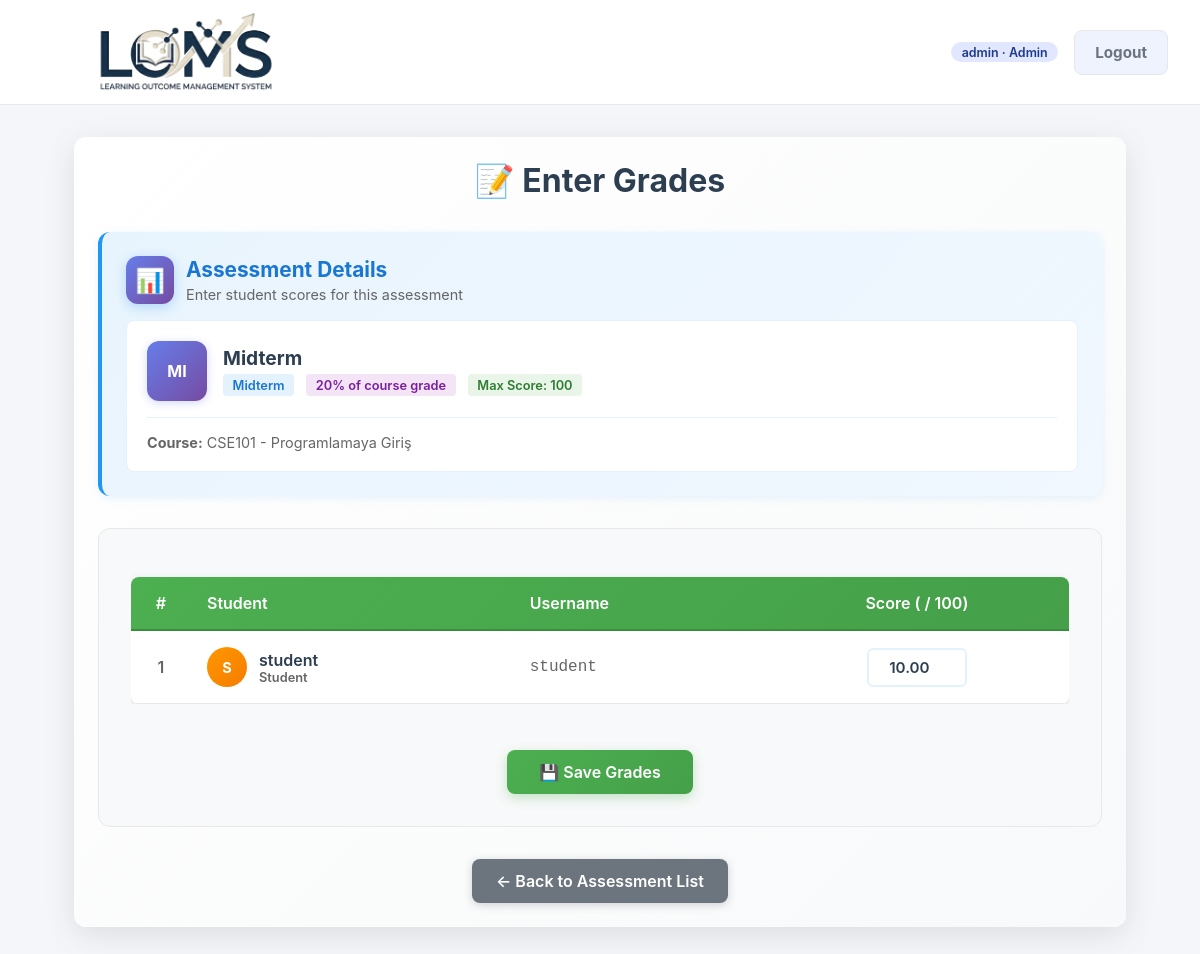
The page /assessments/4/grades/ (signed in) on the database as committed earlier.
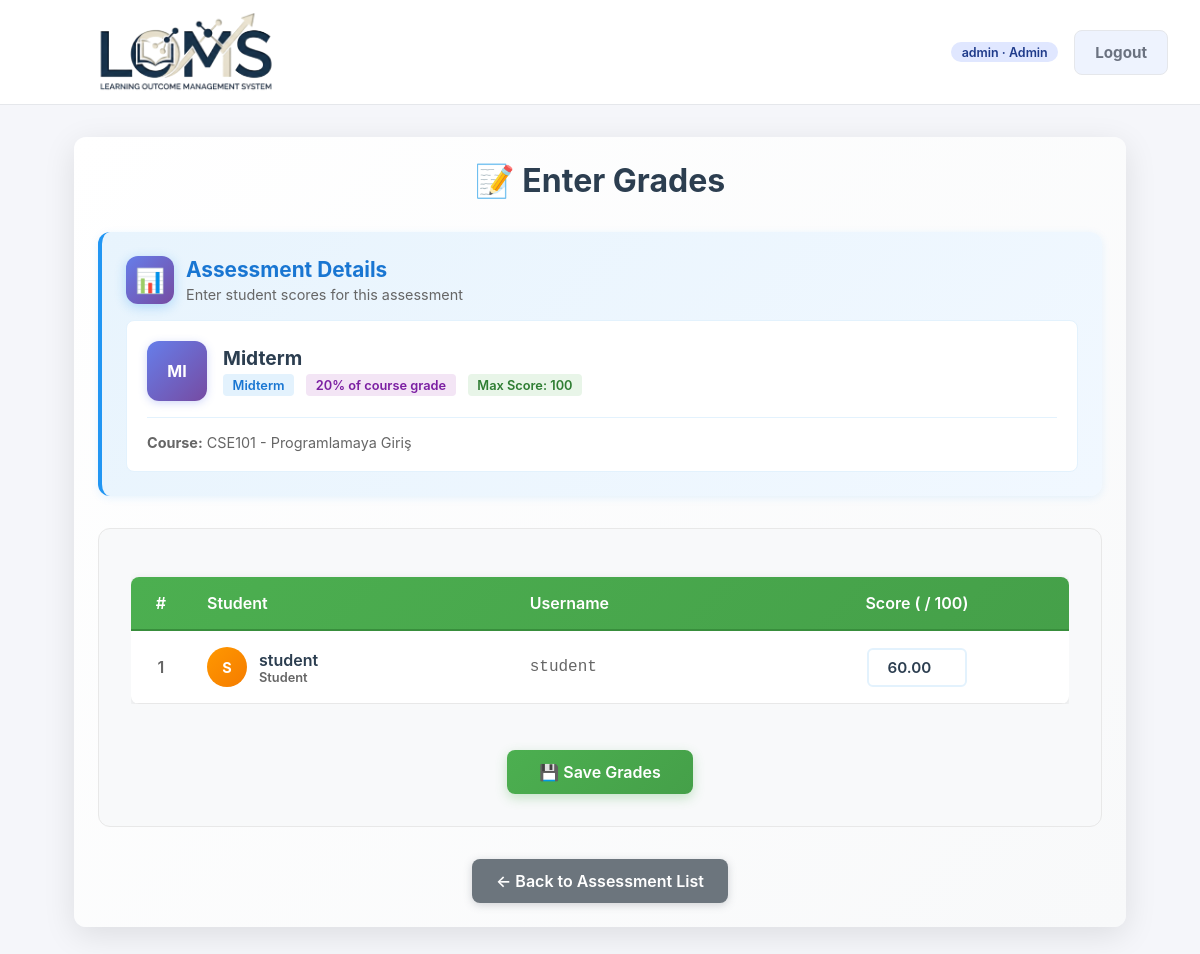
The same page on the database as committed later.
### assessments/models.py (models this page shows, shortened)
class Assessment(models.Model):
    class AssessmentType(models.TextChoices):
        QUIZ = "QUIZ", "Quiz"
        MIDTERM = "MIDTERM", "Midterm"
        FINAL = "FINAL", "Final"
        PROJECT = "PROJECT", "Project"
        ATTENDANCE = "ATTENDANCE", "Attendance"
    course = models.ForeignKey(
        Course,
        on_delete=models.CASCADE,
        related_name="assessments",
    )
    name = models.CharField(max_length=100)
    type = models.CharField(
        max_length=20,
        choices=AssessmentType.choices,
        default=AssessmentType.ATTENDANCE,
    )
    weight_in_course = models.PositiveSmallIntegerField(
        help_text="Contribution to course grade in percent (0-100).",
    )
    max_score = models.PositiveIntegerField(
        default=100,
        help_text="Maximum raw score (e.g. 100).",
    )
    date = models.DateField(
        null=True,
        blank=True,
    )
    class Meta:
        ordering = ["course", "type", "date"]
        unique_together = ("course", "name")
        verbose_name = "Assessment"
        verbose_name_plural = "Assessments"

class StudentAssessmentResult(models.Model):
    assessment = models.ForeignKey(
        "assessments.Assessment",
        on_delete=models.CASCADE,
        related_name="results",
    )
    student = models.ForeignKey(
        settings.AUTH_USER_MODEL,
        on_delete=models.CASCADE,
        related_name="assessment_results",
    )
    raw_score = models.DecimalField(
        max_digits=5,
        decimal_places=2,
        null=True,
        blank=True,
        help_text="Öğrencinin bu assessment'tan aldığı puan (örn. 85.5).",
    )
    created_at = models.DateTimeField(auto_now_add=True)
    updated_at = models.DateTimeField(auto_now=True)
    class Meta:
        unique_together = ("assessment", "student")
        verbose_name = "Student Assessment Result"
        verbose_name_plural = "Student Assessment Results"

### accounts/models.py (models this page shows, shortened)
class CustomUser(AbstractUser):
    class Role(models.TextChoices):
        ADMIN = "ADMIN", "Admin"
        STUDENT_AFFAIRS = "STUDENT_AFFAIRS", "Student Affairs"
        FACULTY_MEMBER = "FACULTY_MEMBER", "Faculty Member"
        LECTURER = "LECTURER", "Lecturer"
        STUDENT = "STUDENT", "Student"
    role = models.CharField(
        max_length=32,
        choices=Role.choices,
        default=Role.STUDENT,
    )
    student_grade = models.PositiveSmallIntegerField(
        null=True,
        blank=True,
        help_text="Student grade / year (1, 2, 3, 4 ...)",
    )
    student_faculty = models.ForeignKey(
        "organizations.Faculty",
        null=True,
        blank=True,
        on_delete=models.SET_NULL,
        related_name="students",
        help_text="Student için kayıtlı olduğu Faculty",
    )
    student_program = models.ForeignKey(
        "organizations.Program",
        null=True,
        blank=True,
        on_delete=models.SET_NULL,
        related_name="students",
        help_text="Student için kayıtlı olduğu program",
    )
    faculty_member_faculty = models.ForeignKey(
        "organizations.Faculty",
        null=True,
        blank=True,
        on_delete=models.SET_NULL,
        related_name="faculty_members",
        help_text="Faculty Member için sorumlu olduğu Faculty",
    )
    lecturer_programs = models.ManyToManyField(
        "organizations.Program",
        blank=True,
        related_name="lecturers",
        help_text="Lecturer için sorumlu olduğu Program(lar)",
    )
    lecturer_courses = models.ManyToManyField(
        "courses.Course",
        blank=True,
        related_name="lecturers",
        help_text="Lecturer için sorumlu olduğu Course(lar)",
    )
    phone = models.CharField(
        max_length=20,
        blank=True,
        null=True,
    )
    student_number = models.CharField(
        max_length=32,
        null=True,
        blank=True,
        help_text="Öğrenci numarası",
    )
    objects = CustomUserManager()
    @property
    def is_admin(self):
        return self.role == self.Role.ADMIN and self.is_superuser
    @property
    def is_student_affairs(self):
        return self.role == self.Role.STUDENT_AFFAIRS
    @property
    def is_faculty_member(self):
        return self.role == self.Role.FACULTY_MEMBER
    @property
    def is_lecturer(self):
        return self.role == self.Role.LECTURER
    @property
    def is_student(self):
        return self.role == self.Role.STUDENT

### assessments/views.py (the view, shortened to what this page needs)
@role_required(CustomUser.Role.LECTURER)
def assessment_grade_manage(request, pk):
    assessment = get_object_or_404(
        Assessment.objects.select_related("course", "course__program"),
        pk=pk,
    )
    course = assessment.course
    _check_course_permission_for_lecturer(request.user, course)
    students = course.students.all().order_by("last_name", "first_name", "username")
    existing_results = StudentAssessmentResult.objects.filter(
        assessment=assessment,
        student__in=students,
    )
    results_by_student = {r.student_id: r for r in existing_results}
    rows = []
    for student in students:
        result = results_by_student.get(student.id)
        score_value = None
        if result is not None:
            score_value = getattr(result, "score", None)
            if score_value is None:
                score_value = getattr(result, "raw_score", None)
        rows.append(
            {
                "student": student,
                "result": result,
                "score": score_value,
            }
        )
    context = {
        "course": course,
        "assessment": assessment,
        "rows": rows,
    }
    return render(request, "assessments/assessment_grade_manage.html", context)

### assessments/views.py (called while the page is built)
def _check_course_permission_for_lecturer(user: CustomUser, course: Course):
    if user.is_admin:
        return
    if getattr(course, "lecturer_id", None) == user.id:
        return
    if hasattr(course, "lecturers") and course.lecturers.filter(id=user.id).exists():
        return
    raise PermissionDenied("You are not allowed to manage assessments for this course.")

### templates/assessments/assessment_grade_manage.html (shortened to what the changed rows need)
{% extends "base.html" %}
{% block content %}
<section class="card" style="margin: 2rem auto; background: linear-gradient(135deg, #ffffff 0%, #f8f9fa 100%); border: none; box-shadow: 0 8px 32px rgba(0, 0, 0, 0.1);">
    <div style="text-align: center; margin-bottom: 2rem;">
        <h2 style="margin: 0; color: #2c3e50; font-size: 2rem; display: flex; align-items: center; justify-content: center; gap: 0.5rem;">
            📝 Enter Grades
        </h2>
    </div>
    <div style="background: linear-gradient(135deg, #e8f4fd 0%, #f1f8ff 100%); padding: 1.5rem; border-radius: 12px; border-left: 4px solid #2196F3; margin-bottom: 2rem; box-shadow: 0 2px 8px rgba(33, 150, 243, 0.1);">
        <div style="background: white; padding: 1.25rem; border-radius: 8px; border: 1px solid #e3f2fd;">
            <div style="display: flex; align-items: center; gap: 1rem; margin-bottom: 0.75rem;">
                <div style="width: 60px; height: 60px; background: linear-gradient(135deg, #667eea 0%, #764ba2 100%); border-radius: 12px; display: flex; align-items: center; justify-content: center; color: white; font-weight: bold; font-size: 1rem; box-shadow: 0 2px 8px rgba(102, 126, 234, 0.3);">
                    {{ assessment.get_type_display|slice:":2"|upper }}
                </div>
                <div>
                    <div style="font-weight: 700; color: #2c3e50; font-size: 1.2rem; margin-bottom: 0.25rem;">{{ assessment.get_type_display }}</div>
                    <div style="display: flex; gap: 0.75rem; align-items: center; flex-wrap: wrap;">
                        <span style="background: #e3f2fd; color: #1976d2; padding: 0.2rem 0.6rem; border-radius: 4px; font-size: 0.8rem; font-weight: 600;">{{ assessment.get_type_display }}</span>
                        <span style="background: #f3e5f5; color: #7b1fa2; padding: 0.2rem 0.6rem; border-radius: 4px; font-size: 0.8rem; font-weight: 600;">{{ assessment.weight_in_course }}% of course grade</span>
                        <span style="background: #e8f5e8; color: #2e7d32; padding: 0.2rem 0.6rem; border-radius: 4px; font-size: 0.8rem; font-weight: 600;">Max Score: {{ assessment.max_score }}</span>
                    </div>
                </div>
            </div>
        </div>
    </div>
    <form method="post" style="background: #f8f9fa; padding: 2rem; border-radius: 12px; border: 1px solid #e8e8e8;">
        <div style="overflow-x: auto;">
            <table style="width: 100%; border-collapse: collapse; background: white; border-radius: 8px; overflow: hidden; box-shadow: 0 2px 8px rgba(0, 0, 0, 0.1);">
                <thead style="background: linear-gradient(135deg, #4CAF50 0%, #45a049 100%); color: white;">
                    <tr>
                        <th style="padding: 1rem; text-align: center; font-weight: 600; border-bottom: 2px solid #388e3c; width: 60px;">#</th>
                        <th style="padding: 1rem; text-align: left; font-weight: 600; border-bottom: 2px solid #388e3c;">Student</th>
                        <th style="padding: 1rem; text-align: left; font-weight: 600; border-bottom: 2px solid #388e3c;">Username</th>
                        <th style="padding: 1rem; text-align: center; font-weight: 600; border-bottom: 2px solid #388e3c;">Score ( / {{ assessment.max_score }})</th>
                    </tr>
                </thead>
                <tbody>
                    {% for row in rows %}
                        <tr style="border-bottom: 1px solid #e8e8e8; {% if forloop.counter|divisibleby:2 %}background: #f8f9fa;{% endif %}">
                            <td style="padding: 1rem; text-align: center; font-weight: 600; color: #666;">
                                {{ forloop.counter }}
                            </td>
                            <td style="padding: 1rem; font-weight: 600; color: #2c3e50;">
                                <div style="display: flex; align-items: center; gap: 0.75rem;">
                                    <div style="width: 40px; height: 40px; background: linear-gradient(135deg, #FF9800 0%, #F57C00 100%); border-radius: 50%; display: flex; align-items: center; justify-content: center; color: white; font-weight: bold; font-size: 0.9rem;">
                                        {% if row.student.get_full_name %}
                                            {{ row.student.first_name|slice:":1" }}{{ row.student.last_name|slice:":1" }}
                                        {% else %}
                                            {{ row.student.username|slice:":1"|upper }}
                                        {% endif %}
                                    </div>
                                    <div>
                                        <div style="font-weight: 600; color: #2c3e50;">
                                            {% if row.student.get_full_name %}
                                                {{ row.student.get_full_name }}
                                            {% else %}
                                                {{ row.student.username }}
                                            {% endif %}
                                        </div>
                                        <div style="font-size: 0.8rem; color: #666;">Student</div>
                                    </div>
                                </div>
                            </td>
                            <td style="padding: 1rem; color: #666; font-family: 'Courier New', monospace;">
                                {{ row.student.username }}
                            </td>
                            <td style="padding: 1rem; text-align: center;">
                                <input type="number"
                                       step="0.01"
                                       min="0"
                                       max="{{ assessment.max_score }}"
                                       name="student_{{ row.student.id }}"
                                       value="{{ row.score }}"
                                       style="width: 100px; padding: 0.5rem; border: 2px solid #e3f2fd; border-radius: 6px; text-align: center; font-weight: 600; color: #2c3e50; transition: all 0.3s ease;"
                                       onfocus="this.style.borderColor='#4CAF50'; this.style.boxShadow='0 0 0 3px rgba(76, 175, 80, 0.1)';"
                                       onblur="this.style.borderColor='#e3f2fd'; this.style.boxShadow='none';">
                            </td>
                        </tr>
                    {% endfor %}
                </tbody>
            </table>
        </div>
    </form>
</section>
{% endblock %}

Rows that differ between the two databases and show on the page:
changed through a linked row, Assessment "Midterm": max_score "10.00" → "60.00"
